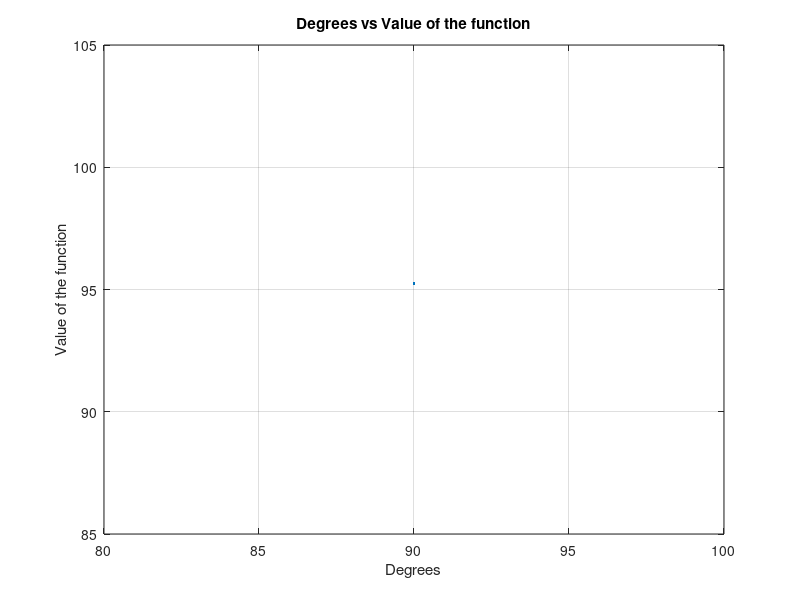

The MATLAB script that drew this image: (Note: this script raises an error after producing the figure.)
%Given constants of problem
g = 9.81;
mu = 0.55;
F = 150;
m = 25;

% Plot of function displaying root
x=linspace (0,90,1);
func = @(x) mu*m*g/(cosd(x) + mu*sind(x)) - F;
F=150;
y=func(x);
plot (x, y);
xlabel ('Degrees');
ylabel ('Value of the function');
title ('Degrees vs Value of the function');
grid;
hold on;

%Use bisection method to solve for root
[angle, fx, ea, iter] = bisect(func, 0, 90);

%Display angle and fx from equation solution
format long;
formatSpec = 'The function is %8.4f units.';
fprintf(formatSpec,angle,fx)
